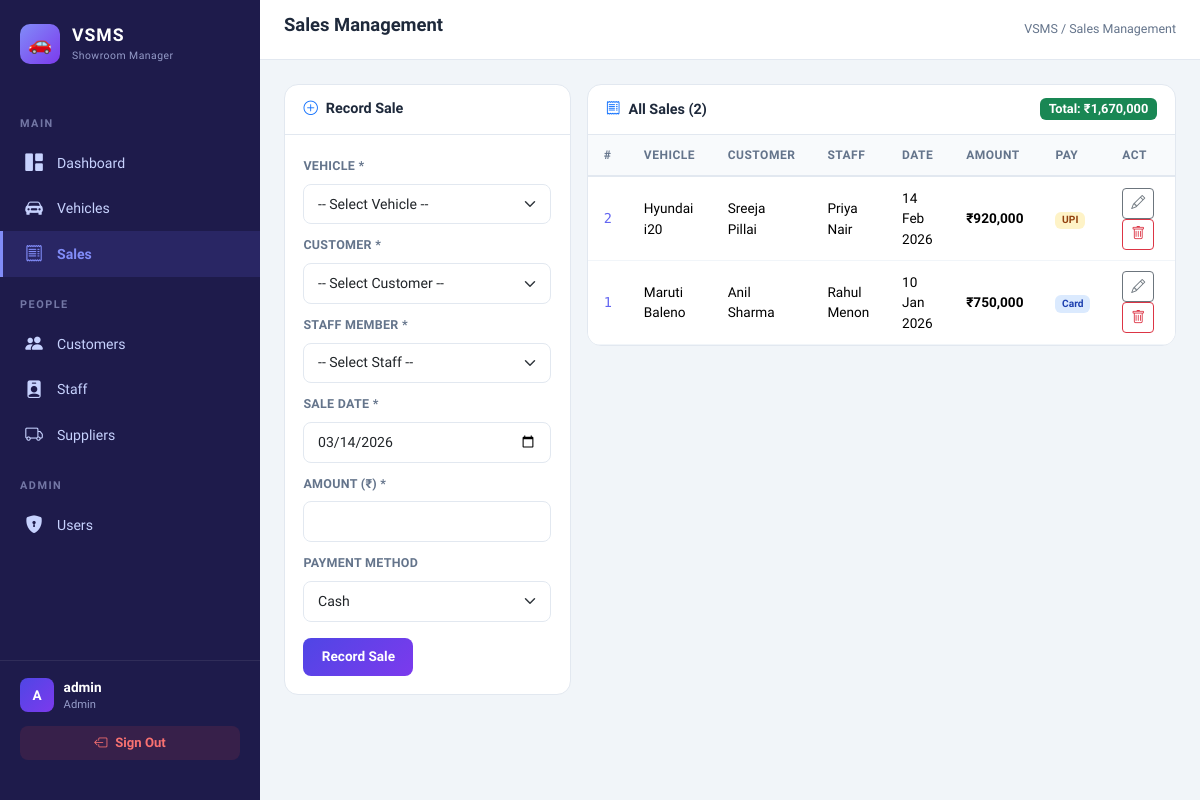
The page /pages/sales.php (signed in) on the database its author committed.
### tables this page shows
CREATE TABLE IF NOT EXISTS SALE (
    Sale_ID INT AUTO_INCREMENT PRIMARY KEY,
    VIN VARCHAR(20),
    Emp_ID INT,
    Customer_ID INT,
    Sale_Date DATE NOT NULL,
    Amount DECIMAL(12,2) NOT NULL,
    Payment_Method ENUM('Cash','Card','UPI') NOT NULL,
    FOREIGN KEY (VIN) REFERENCES VEHICLE(VIN) ON DELETE SET NULL,
    FOREIGN KEY (Emp_ID) REFERENCES STAFF(Emp_ID) ON DELETE SET NULL,
    FOREIGN KEY (Customer_ID) REFERENCES CUSTOMER(Customer_ID) ON DELETE SET NULL
);

CREATE TABLE IF NOT EXISTS VEHICLE (
    VIN VARCHAR(20) PRIMARY KEY,
    Model_Name VARCHAR(100) NOT NULL,
    Status ENUM('Available','Sold') DEFAULT 'Available',
    Fuel_type ENUM('Petrol','Diesel','Electric','Hybrid','CNG') NOT NULL,
    Stock_Quantity INT DEFAULT 0,
    Supplier_ID INT,
    FOREIGN KEY (Supplier_ID) REFERENCES SUPPLIER(Supplier_ID) ON DELETE SET NULL
);

CREATE TABLE IF NOT EXISTS STAFF (
    Emp_ID INT AUTO_INCREMENT PRIMARY KEY,
    Name VARCHAR(100) NOT NULL,
    Designation VARCHAR(50),
    Contact VARCHAR(15),
    DOJ DATE
);

### includes/auth.php (called while the page is built, shortened)
<?php
function isAdmin() {
    return isset($_SESSION['role']) && $_SESSION['role'] === 'admin';
}
?>

### pages/sales.php (the view, shortened to what this page needs)
<?php
require_once '../includes/db.php';
require_once '../includes/auth.php';
$pageTitle = 'Sales Management';
$editData = null;
$sales = $conn->query("
    SELECT s.*,
           CONCAT(c.Fname,' ',c.Lname) AS customer_name,
           st.Name AS staff_name,
           v.Model_Name
    FROM SALE s
    JOIN CUSTOMER c ON s.Customer_ID=c.Customer_ID
    JOIN STAFF st ON s.Emp_ID=st.Emp_ID
    JOIN VEHICLE v ON s.VIN=v.VIN
    ORDER BY s.Sale_Date DESC, s.Sale_ID DESC
");
require_once '../includes/header.php';
?>
<div class="row g-3">
    <div class="col-lg-4">
        <div class="card-vsms">
            <div class="card-header"><i class="bi-plus-circle me-2 text-primary"></i><?= $editData?'Edit':'Record' ?> Sale</div>
            <div class="card-body">
                <form method="POST">
                    <div class="mb-2">
                        <label class="form-label">Vehicle *</label>
                        <select name="vin" class="form-select" required>
                            <option value="">-- Select Vehicle --</option>
                        </select>
                    </div>
                    <div class="mb-2">
                        <label class="form-label">Customer *</label>
                        <select name="customer_id" class="form-select" required>
                            <option value="">-- Select Customer --</option>
                        </select>
                    </div>
                    <div class="mb-2">
                        <label class="form-label">Staff Member *</label>
                        <select name="emp_id" class="form-select" required>
                            <option value="">-- Select Staff --</option>
                        </select>
                    </div>
                    <div class="mb-2">
                        <label class="form-label">Sale Date *</label>
                        <input type="date" name="sale_date" class="form-control" required value="<?= $editData['Sale_Date']??date('Y-m-d') ?>">
                    </div>
                    <div class="mb-2">
                        <label class="form-label">Amount (₹) *</label>
                        <input type="number" name="amount" class="form-control" min="0" step="0.01" required value="<?= $editData['Amount']??'' ?>">
                    </div>
                    <div class="mb-3">
                        <label class="form-label">Payment Method</label>
                        <select name="payment_method" class="form-select">
                            <?php foreach (['Cash','Card','UPI'] as $pm): ?>
                                <option <?= ($editData['Payment_Method']??'Cash')===$pm?'selected':'' ?>><?= $pm ?></option>
                            <?php endforeach; ?>
                        </select>
                    </div>
                    <div class="d-flex gap-2">
                        <button type="submit" class="btn btn-primary-vsms"><?= $editData?'Update':'Record Sale' ?></button>
                    </div>
                </form>
            </div>
        </div>
    </div>
    <div class="col-lg-8">
        <div class="card-vsms">
            <div class="card-header d-flex justify-content-between align-items-center">
                <span><i class="bi-receipt me-2 text-primary"></i>All Sales (<?= $sales->num_rows ?>)</span>
                <?php
                $totalRev = $conn->query("SELECT COALESCE(SUM(Amount),0) FROM SALE")->fetch_row()[0];
                ?>
                <span class="badge bg-success" style="font-size:.8rem;">Total: ₹<?= number_format($totalRev) ?></span>
            </div>
            <div class="card-body p-0">
                <?php if ($sales->num_rows > 0): ?>
                <table class="table table-vsms mb-0">
                    <thead><tr><th>#</th><th>Vehicle</th><th>Customer</th><th>Staff</th><th>Date</th><th>Amount</th><th>Pay</th><th>Act</th></tr></thead>
                    <tbody>
                    <?php while ($s = $sales->fetch_assoc()): ?>
                        <tr>
                            <td style="font-family:'DM Mono',monospace;color:#6366f1;"><?= $s['Sale_ID'] ?></td>
                            <td><?= htmlspecialchars($s['Model_Name']) ?></td>
                            <td><?= htmlspecialchars($s['customer_name']) ?></td>
                            <td><?= htmlspecialchars($s['staff_name']) ?></td>
                            <td><?= date('d M Y', strtotime($s['Sale_Date'])) ?></td>
                            <td><strong>₹<?= number_format($s['Amount']) ?></strong></td>
                            <td><span class="badge badge-<?= strtolower($s['Payment_Method']) ?>"><?= $s['Payment_Method'] ?></span></td>
                            <td>
                                <a href="sales.php?edit=<?= $s['Sale_ID'] ?>" class="btn btn-sm btn-outline-secondary me-1"><i class="bi-pencil"></i></a>
                                <?php if(isAdmin()): ?>
                                <a href="sales.php?delete=<?= $s['Sale_ID'] ?>" class="btn btn-sm btn-outline-danger" onclick="return confirm('Delete sale and restore vehicle?')"><i class="bi-trash"></i></a>
                                <?php endif; ?>
                            </td>
                        </tr>
                    <?php endwhile; ?>
                    </tbody>
                </table>
                <?php else: ?>
                    <div class="empty-state"><i class="bi-receipt"></i><p>No sales recorded.</p></div>
                <?php endif; ?>
            </div>
        </div>
    </div>
</div>
<?php require_once '../includes/footer.php'; ?>

### includes/header.php (shortened to what this page needs)
<!DOCTYPE html>
<html lang="en">
<head>
    <link href="https://cdn.jsdelivr.net/npm/bootstrap@5.3.2/dist/css/bootstrap.min.css" rel="stylesheet">
    <link href="https://cdn.jsdelivr.net/npm/bootstrap-icons@1.11.2/font/bootstrap-icons.min.css" rel="stylesheet">
</head>
<body>
<aside class="sidebar">
    <a href="<?= BASE_URL?>pages/dashboard.php" class="sidebar-brand">
        <div class="brand-icon">🚗</div>
        <div>
            <h1>VSMS</h1>
            <span>Showroom Manager</span>
        </div>
    </a>
    <div class="nav-section">Main</div>
    <a href="<?= BASE_URL?>pages/dashboard.php" class="nav-link <?=($pageTitle ?? '') === 'Dashboard' ? 'active' : ''?>">
        <i class="bi-grid-1x2-fill"></i> Dashboard
    </a>
    <a href="<?= BASE_URL?>pages/vehicles.php" class="nav-link <?=($pageTitle ?? '') === 'Vehicle Inventory' ? 'active' : ''?>">
        <i class="bi-car-front-fill"></i> Vehicles
    </a>
    <a href="<?= BASE_URL?>pages/sales.php" class="nav-link <?=($pageTitle ?? '') === 'Sales Management' ? 'active' : ''?>">
        <i class="bi-receipt"></i> Sales
    </a>
    <div class="nav-section">People</div>
    <a href="<?= BASE_URL?>pages/customers.php" class="nav-link <?=($pageTitle ?? '') === 'Customer Management' ? 'active' : ''?>">
        <i class="bi-people-fill"></i> Customers
    </a>
    <a href="<?= BASE_URL?>pages/staff.php" class="nav-link <?=($pageTitle ?? '') === 'Staff Management' ? 'active' : ''?>">
        <i class="bi-person-badge-fill"></i> Staff
    </a>
    <a href="<?= BASE_URL?>pages/suppliers.php" class="nav-link <?=($pageTitle ?? '') === 'Supplier Management' ? 'active' : ''?>">
        <i class="bi-truck"></i> Suppliers
    </a>
    <?php if (isAdmin()): ?>
    <div class="nav-section">Admin</div>
    <a href="<?= BASE_URL?>pages/users.php" class="nav-link <?=($pageTitle ?? '') === 'User Accounts' ? 'active' : ''?>">
        <i class="bi-shield-lock-fill"></i> Users
    </a>
    <?php
endif; ?>
    <div class="sidebar-footer">
        <div class="user-info">
            <div class="user-avatar"><?= strtoupper(substr($_SESSION['username'] ?? 'U', 0, 1))?></div>
            <div>
                <div class="user-name"><?= htmlspecialchars($_SESSION['username'] ?? 'User')?></div>
                <div class="user-role"><?= ucfirst($_SESSION['role'] ?? 'staff')?></div>
            </div>
        </div>
        <a href="<?= BASE_URL?>includes/logout.php" class="btn-logout">
            <i class="bi-box-arrow-left"></i> Sign Out
        </a>
    </div>
</aside>
<div class="main-content">
    <div class="top-bar">
        <div>
            <h2><?= htmlspecialchars($pageTitle ?? 'Dashboard')?></h2>
        </div>
        <div class="breadcrumb">
            <span>VSMS</span> &nbsp;/&nbsp; <span><?= htmlspecialchars($pageTitle ?? 'Dashboard')?></span>
        </div>
    </div>
    <div class="page-body">

### includes/footer.php (shortened to what this page needs)
<?php if (isset($_SESSION['user_id'])): ?>
    </div>
</div>
<?php endif; ?>
</body>
</html>

### rows shown on the page
sale: Sale_ID "2", VIN.Model_Name "Hyundai i20", customer_name "Sreeja Pillai", Emp_ID.Name "Priya Nair", Sale_Date "14 Feb 2026", Amount "920,000", Payment_Method "UPI"
sale: Sale_ID "1", VIN.Model_Name "Maruti Baleno", customer_name "Anil Sharma", Emp_ID.Name "Rahul Menon", Sale_Date "10 Jan 2026", Amount "750,000", Payment_Method "Card"

### other values the page prints
substr($_SESSION['username'] ?? 'U', 0, 1) "A"
$_SESSION['username'] "admin"
$_SESSION['role'] "Admin"
$pageTitle "Sales Management"
$sales->num_rows "2"
$totalRev "1,670,000"
form field payment_method "Cash"
